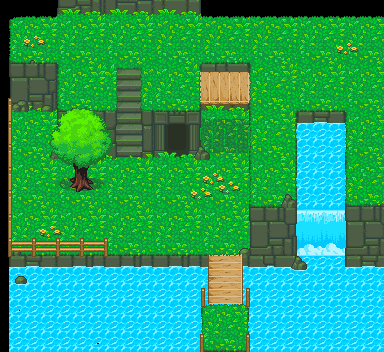

A 2D game scene composited from a Tiled map and its tileset images. What follows is a short description and the map's XML, with every tile layer's data as written:
An orthogonal 12x11 tile map with 32x32 px tiles, 1 tile layer (Tile Layer 1).

<map version="1.5" tiledversion="1.7.2" orientation="orthogonal" renderorder="right-down" width="12" height="11" tilewidth="32" tileheight="32" infinite="0" nextlayerid="2" nextobjectid="1">
 <tileset firstgid="1" source="map0.tsx" />
 <layer id="1" name="Tile Layer 1" width="12" height="11">
  <data encoding="csv">
1,2,3,4,5,6,7,8,9,10,11,12,
13,14,15,16,17,18,19,20,21,22,23,24,
25,26,27,28,29,30,31,32,33,34,35,36,
37,38,39,40,41,42,43,44,45,46,47,48,
49,50,51,52,53,54,55,56,57,58,59,60,
61,62,63,64,65,66,67,68,69,70,71,72,
73,74,75,76,77,78,79,80,81,82,83,84,
85,86,87,88,89,90,91,92,93,94,95,96,
97,98,99,100,101,102,103,104,105,106,107,108,
109,110,111,112,113,114,115,116,117,118,119,120,
121,122,123,124,125,126,127,128,129,130,131,132
</data>
 </layer>
</map>
